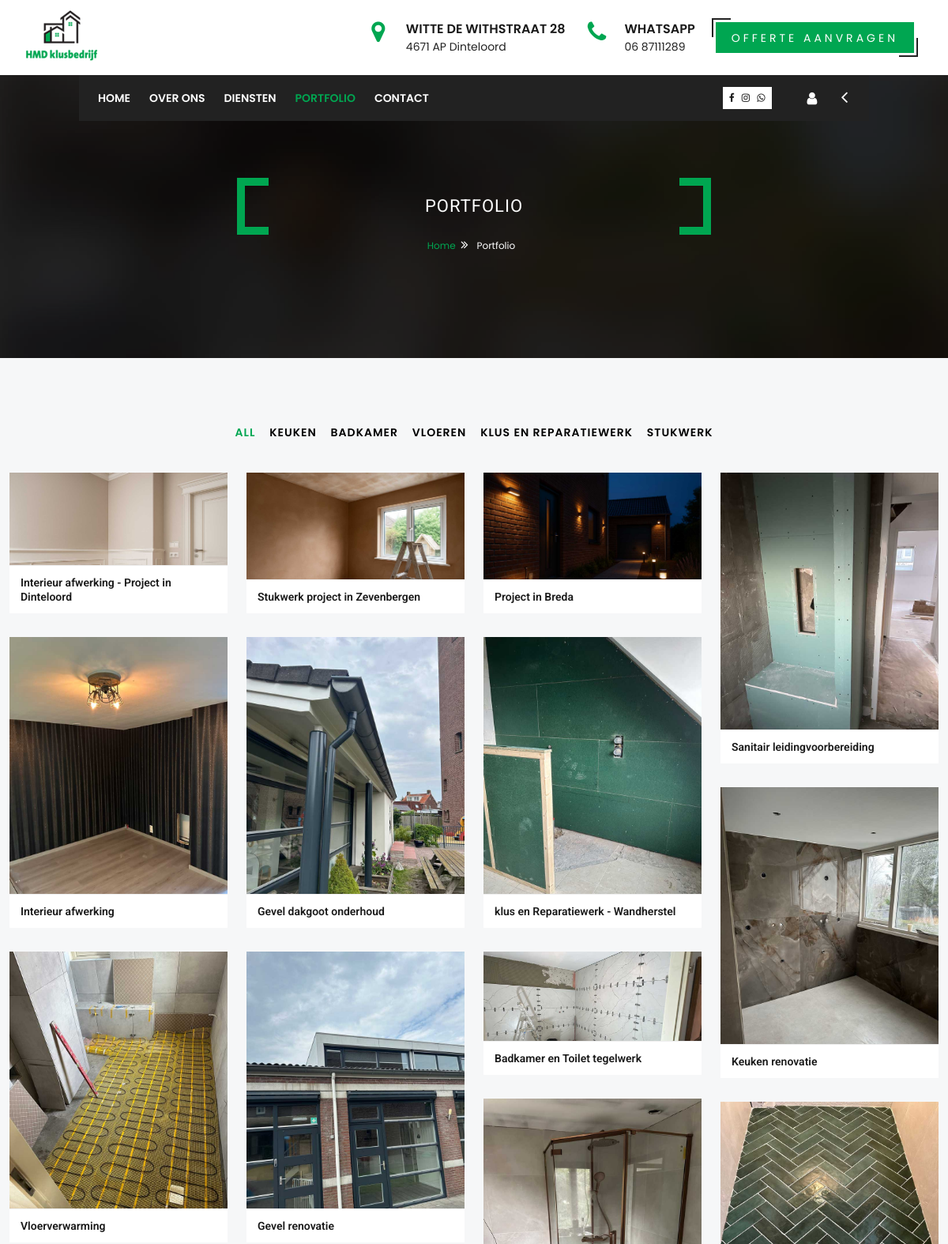
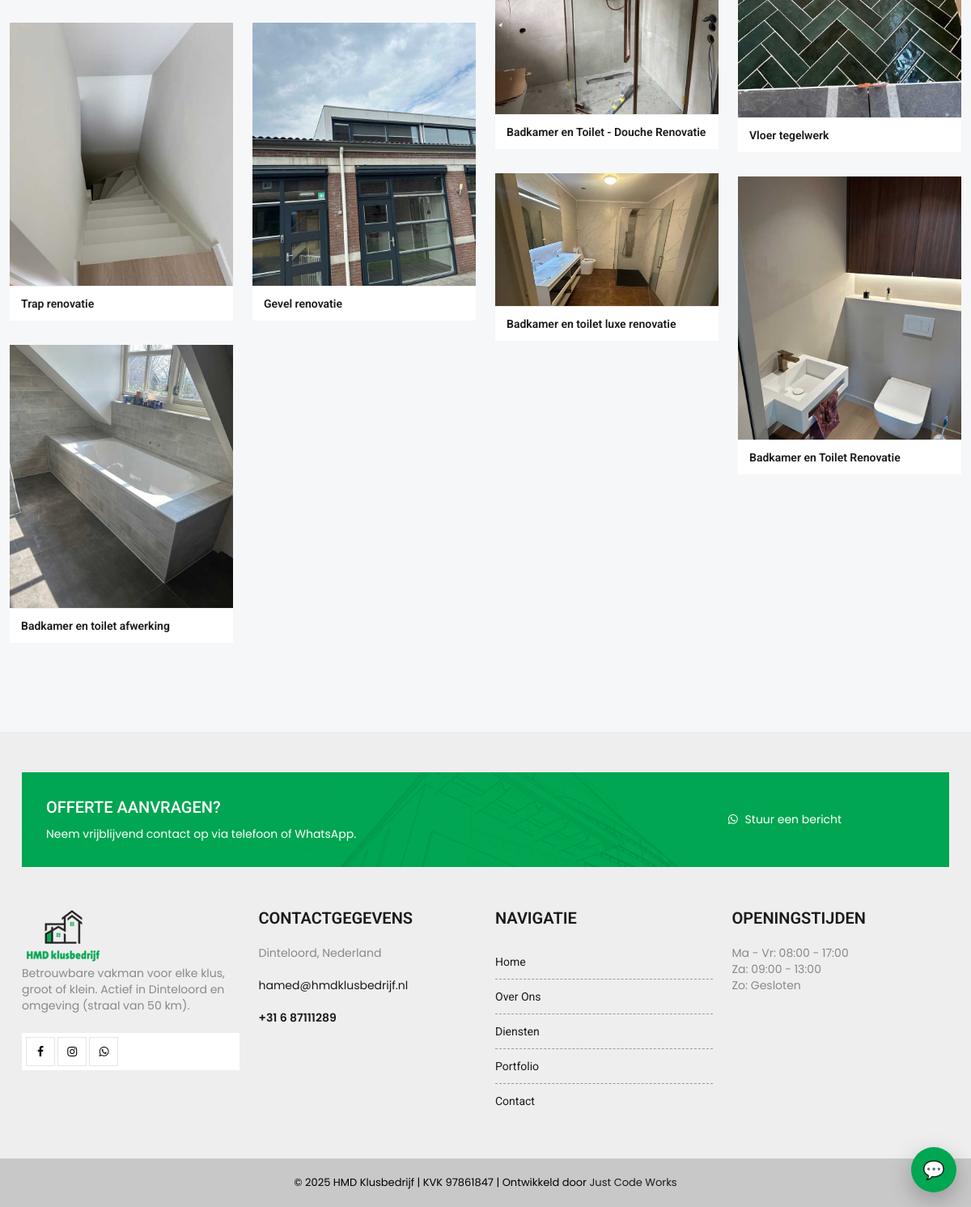
The page /portfolio/ on the database its author committed (2 pictures, top to bottom).
### core/models.py (models this page shows, shortened)
class SiteSettings(models.Model):
    company_name = models.CharField(max_length=120, blank=True, default="HMD Klusbedrijf")
    contact_email = models.EmailField(default="justcodeworks@gmail.com")
    whatsapp = models.CharField(max_length=32, blank=True, default="+31687111289")
    phone_display = models.CharField(max_length=32, blank=True, default="06 87111289")
    @property
    def whatsapp_digits(self) -> str:
        raw = self.whatsapp or ""
        digits = ''.join(ch for ch in raw if ch.isdigit())
        if digits.startswith('00'):
            digits = digits[2:]
        return digits or '31687111289'
    @property
    def whatsapp_url(self) -> str:
        return f"https://wa.me/{self.whatsapp_digits}"
    class Meta:
        verbose_name = "Site settings"
        verbose_name_plural = "Site settings"

class PortfolioItem(models.Model):
    CAT_CHOICES = [
        ("1", "Keuken"),
        ("2", "Badkamer"),
        ("3", "Vloeren"),
        ("4", "Kluswerk Algemeen"),
        ("5", "Klus en Reparatiewerk"),
        ("6", "Timmerwerk"),
        ("7", "Elektrisch Werk"),
        ("8", "Loodgieterij"),
        ("9", "Stukwerk"),
    ]
    SLUGS = {
        "1": "keuken",
        "2": "badkamer",
        "3": "vloeren",
        "4": "kluswerk-algemeen",
        "5": "klus-en-reparatiewerk",
        "6": "timmerwerk",
        "7": "elektrisch-werk",
        "8": "loodgieterij",
        "9": "stukwerk",
    }
    title = models.CharField(max_length=150, blank=True)
    image = models.ImageField(upload_to="portfolio/")
    category = models.CharField(max_length=2, choices=CAT_CHOICES)
    order = models.PositiveIntegerField(default=0)
    is_active = models.BooleanField(default=True)
    created = models.DateTimeField(auto_now_add=True)
    class Meta:
        ordering = ["order", "-created"]
    @property
    def category_slug(self) -> str:
        return self.SLUGS.get(self.category, "overig")

### core/views.py (the view)
# urls.py: path("portfolio/", core.portfolio, name="portfolio"),
def portfolio(request):
    items = PortfolioItem.objects.all()  # no is_active filter
    codes = list(items.values_list("category", flat=True).distinct())
    label_map = dict(PortfolioItem.CAT_CHOICES)
    categories = [(c, label_map.get(c, c)) for c in sorted(codes)]
    meta = {
        "title": "Portfolio | HMD Klusbedrijf",
        "description": "Projecten en referenties. Afbeeldingen in verschillende formaten, klik om te vergroten.",
        "canonical": request.build_absolute_uri(),
        "type": "website",
        "image_abs": _abs_static(request, "img/og-default.jpg"),
        "robots": "index,follow",
    }
    return render(request, "portfolio.html", {
        "items": items,
        "categories": categories,
        "meta": meta,
    })

### templates/portfolio.html (shortened to what this page needs)
{% extends "base.html" %}
{% load static %}
{% block extra_head %}{{ block.super }}
<link rel="stylesheet" href="{% static 'css/magnific-popup.min.css' %}">
{% endblock %}
{% block content %}
<div class="mt-bnr-inr overlay-wraper bg-parallax bg-top-center" data-stellar-background-ratio="0.5"
    style="background-image:url('{% static 'img/background/banner-default.jpg' %}')">
    <div class="overlay-main bg-black opacity-07"></div>
    <div class="container">
        <div class="mt-bnr-inr-entry">
            <div class="banner-title-outer">
                <div class="banner-title-name">
                    <h2 class="m-b0">Portfolio</h2>
                </div>
            </div>
            <div>
                <ul class="mt-breadcrumb breadcrumb-style-2">
                    <li><a href="{% url 'index' %}">Home</a></li>
                    <li>Portfolio</li>
                </ul>
            </div>
        </div>
    </div>
</div>
<div class="section-full p-tb80 bg-gray inner-page-padding">
    <div class="container-fluid">
        <div class="filter-wrap p-b30 text-center">
            <ul id="portfolioFilters"
                class="filter-navigation inline-navigation masonry-filter link-style text-uppercase">
                <li class="active"><a href="#" data-filter="*">All</a></li>
                <li><a href="#" data-filter=".cat-keuken">Keuken</a></li>
                <li><a href="#" data-filter=".cat-badkamer">Badkamer</a></li>
                <li><a href="#" data-filter=".cat-vloeren">Vloeren</a></li>
                <li><a href="#" data-filter=".cat-klus-en-reparatiewerk">Klus en Reparatiewerk</a></li>
                <li><a href="#" data-filter=".cat-stukwerk">Stukwerk</a></li>
            </ul>
        </div>
        <div class="portfolio-wrap mfp-gallery work-grid row clearfix">
            {% for item in items %}
            <div class="masonry-item cat-{{ item.category_slug }} col-xl-3 col-lg-4 col-md-6 col-sm-6 m-b30">
                <div class="image-effect-one hover-shadow">
                    {% if item.image %}
                    <img src="{{ item.image.url }}" alt="{{ item.title|default:'Projectfoto' }}">
                    {% else %}
                    <img src="{% static 'img/placeholder-portfolio.jpg' %}"
                        alt="{{ item.title|default:'Projectfoto' }}">
                    {% endif %}
                    <div class="portfolio-title-bar">
                        <h6 style="margin:0;font-weight:600;font-size:14px;">
                            {% firstof item.title item.caption item.name "Untitled item" %}
                        </h6>
                    </div>
                </div>
            </div>
            {% empty %}
            <div class="col-12 text-center p-b30">Nog geen portfolio-items.</div>
            {% endfor %}
        </div>
    </div>
</div>
{% endblock %}

### templates/partials/header.html (shortened to what this page needs)
{% load static %}
<header class="site-header header-style-2 mobile-sider-drawer-menu">
    <div class="header-middle bg-white">
        <div class="container">
            <div class="logo-header">
                <a href="{% url 'index' %}">
                    <img src="{% static 'img/hmdklusbedrijf.png' %}" alt="HMD Klusbedrijf logo" />
                </a>
            </div>
            {% if request.GET.preview and SITE_SETTINGS %}
            <div class="header-info admin-preview-target"
                data-admin-url="{% url 'admin:core_sitesettings_change' SITE_SETTINGS.pk %}?next={{ request.GET.admin_return|default:'/admin/tools/home-preview/'|urlencode }}">
                {% else %}
                <div class="header-info">
                    {% endif %}
                    <ul>
                        <li>
                            <div class="icon-sm">
                                <span class="icon-cell site-text-primary"><i class="fa fa-map-marker"></i></span>
                            </div>
                            <div class="icon-content">
                                <strong>Witte de Withstraat 28</strong>
                                <span>4671 AP Dinteloord</span>
                            </div>
                        </li>
                        <li>
                            <div class="icon-sm">
                                <span class="icon-cell site-text-primary"><i class="fa fa-phone"></i></span>
                            </div>
                            <div class="icon-content">
                                <a href="{{ SITE_SETTINGS_WA_URL }}" target="_blank"
                                    rel="noopener"><strong>WhatsApp</strong></a>
                                <span>{{ SITE_SETTINGS_PHONE_DISPLAY }}</span>
                            </div>
                        </li>
                        <li class="btn-col-last">
                            <a id="open-afspraak" class="site-button-secondry btn-effect"
                                href="{{ SITE_SETTINGS_WA_URL }}?text={{ 'Ik wil een offerte. Pagina: '|urlencode }}{{ request.build_absolute_uri|urlencode }}"
                                target="_blank" rel="noopener nofollow">
                                Offerte Aanvragen
                            </a>
                        </li>
                    </ul>
                </div>
            </div>
        </div>
        <div class="sticky-header main-bar-wraper">
            <div class="main-bar header-botton nav-bg-secondry">
                <div class="container">
                    <div class="extra-nav">
                        <div class="extra-cell"></div>
                        <div class="extra-cell">
                            {% if request.user.is_authenticated %}
                            <form method="post" action="{% url 'logout' %}" style="display:inline">
                                {% csrf_token %}
                                <button type="submit" class="btn-login"><i class="fa fa-sign-out"></i> Logout</button>
                            </form>
                            {% else %}
                            <a href="{% url 'admin:login' %}?next=/admin/" target="_blank" rel="noopener" class="btn-login">
                                <i class="fa fa-user"></i>
                            </a>
                            {% endif %}
                        </div>
                        <div class="extra-cell">
                            <a href="#" class="contact-slide-show"><i class="fa fa-angle-left arrow-animation"></i></a>
                        </div>
                    </div>
                    <div class="header-nav navbar-collapse collapse">
                        <ul class="nav navbar-nav">
                            <li class="{% if request.resolver_match.url_name == 'index' %}active{% endif %}"><a
                                    href="{% url 'index' %}">Home</a></li>
                            <li><a href="{% url 'over-ons' %}">Over Ons</a></li>
                            <li
                                class="has-mega-menu {% if request.resolver_match.url_name == 'diensten' %}active{% endif %}">
                                <a href="{% url 'diensten' %}">Diensten</a>
                            </li>
                            <li
                                class="submenu-direction {% if request.resolver_match.url_name == 'portfolio' %}active{% endif %}">
                                <a href="{% url 'portfolio' %}">Portfolio</a>
                            </li>
                            <li class="{% if request.resolver_match.url_name == 'contact' %}active{% endif %}">
                                <a href="{% url 'contact' %}">Contact</a>
                            </li>
                        </ul>
                        <ul class="social-icons">
                            <li><a href="https://www.facebook.com/hmdKlusBV" target="_blank" rel="noopener"
                                    class="fa fa-facebook"></a></li>
                            <li><a href="https://www.instagram.com/hmdklusbv" target="_blank" rel="noopener"
                                    class="fa fa-instagram"></a></li>
                            <li><a href="{{ SITE_SETTINGS_WA_URL }}" target="_blank" rel="noopener"
                                    class="fa fa-whatsapp"></a></li>
                        </ul>
                    </div>
                </div>
            </div>
        </div>
</header>

### rows shown on the page
SiteSettings: phone_display "06 87111289"
PortfolioItem: image (picture), title "Interieur afwerking - Project in Dinteloord"
PortfolioItem: image (picture), title "Stukwerk project in Zevenbergen"
PortfolioItem: image (picture), title "Project in Breda"
PortfolioItem: image (picture), title "Sanitair leidingvoorbereiding"
PortfolioItem: image (picture), title "Interieur afwerking"
PortfolioItem: image (picture), title "Gevel dakgoot onderhoud"
PortfolioItem: image (picture), title "klus en Reparatiewerk - Wandherstel"
PortfolioItem: image (picture), title "Keuken renovatie"
PortfolioItem: image (picture), title "Vloerverwarming"
PortfolioItem: image (picture), title "Gevel renovatie"
PortfolioItem: image (picture), title "Badkamer en Toilet tegelwerk"
PortfolioItem: image (picture), title "Badkamer en Toilet - Douche Renovatie"
PortfolioItem: image (picture), title "Vloer tegelwerk"
PortfolioItem: image (picture), title "Trap renovatie"
PortfolioItem: image (picture), title "Gevel renovatie"
PortfolioItem: image (picture), title "Badkamer en toilet luxe renovatie"
PortfolioItem: image (picture), title "Badkamer en Toilet Renovatie"
PortfolioItem: image (picture), title "Badkamer en toilet afwerking"
